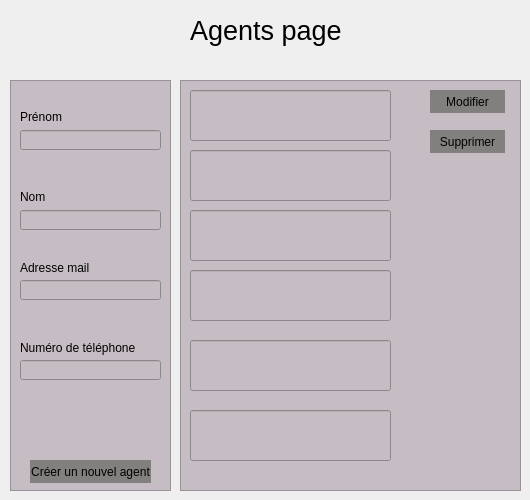
         <widget class="QWidget" name="agents_page">
          <widget class="QLabel" name="label_9">
           <property name="geometry">
            <rect>
             <x>190</x>
             <y>10</y>
             <width>161</width>
             <height>41</height>
            </rect>
           </property>
           <property name="font">
            <font>
             <pointsize>20</pointsize>
            </font>
           </property>
           <property name="text">
            <string>Agents page</string>
           </property>
          </widget>
          <widget class="QFrame" name="formulaireAjoutAgents">
           <property name="geometry">
            <rect>
             <x>10</x>
             <y>80</y>
             <width>161</width>
             <height>411</height>
            </rect>
           </property>
           <property name="styleSheet">
            <string notr="true">background-color: rgb(197, 189, 195);</string>
           </property>
           <property name="frameShape">
            <enum>QFrame::StyledPanel</enum>
           </property>
           <property name="frameShadow">
            <enum>QFrame::Raised</enum>
           </property>
           <widget class="QLineEdit" name="lineEdit_2">
            <property name="geometry">
             <rect>
              <x>10</x>
              <y>50</y>
              <width>141</width>
              <height>20</height>
             </rect>
            </property>
           </widget>
           <widget class="QLabel" name="label_12">
            <property name="geometry">
             <rect>
              <x>10</x>
              <y>30</y>
              <width>47</width>
              <height>13</height>
             </rect>
            </property>
            <property name="font">
             <font>
              <pointsize>9</pointsize>
             </font>
            </property>
            <property name="text">
             <string>Prénom</string>
            </property>
           </widget>
           <widget class="QLabel" name="label_13">
            <property name="geometry">
             <rect>
              <x>10</x>
              <y>110</y>
              <width>47</width>
              <height>13</height>
             </rect>
            </property>
            <property name="font">
             <font>
              <pointsize>9</pointsize>
             </font>
            </property>
            <property name="text">
             <string>Nom</string>
            </property>
           </widget>
           <widget class="QLineEdit" name="lineEdit_3">
            <property name="geometry">
             <rect>
              <x>10</x>
              <y>130</y>
              <width>141</width>
              <height>20</height>
             </rect>
            </property>
           </widget>
           <widget class="QLineEdit" name="lineEdit_4">
            <property name="geometry">
             <rect>
              <x>10</x>
              <y>200</y>
              <width>141</width>
              <height>20</height>
             </rect>
            </property>
           </widget>
           <widget class="QLineEdit" name="lineEdit_5">
            <property name="geometry">
             <rect>
              <x>10</x>
              <y>280</y>
              <width>141</width>
              <height>20</height>
             </rect>
            </property>
           </widget>
           <widget class="QPushButton" name="CreerAgents">
            <property name="geometry">
             <rect>
              <x>20</x>
              <y>380</y>
              <width>121</width>
              <height>23</height>
             </rect>
            </property>
            <property name="styleSheet">
             <string notr="true">background-color: rgb(130, 128, 127);
border-radius:20%;</string>
            </property>
            <property name="text">
             <string>Créer un nouvel agent</string>
            </property>
           </widget>
           <widget class="QLabel" name="label_14">
            <property name="geometry">
             <rect>
              <x>10</x>
              <y>180</y>
              <width>81</width>
              <height>16</height>
             </rect>
            </property>
            <property name="font">
             <font>
              <pointsize>9</pointsize>
             </font>
            </property>
            <property name="text">
             <string>Adresse mail</string>
            </property>
           </widget>
           <widget class="QLabel" name="label_15">
            <property name="geometry">
             <rect>
              <x>10</x>
              <y>260</y>
              <width>131</width>
              <height>16</height>
             </rect>
            </property>
            <property name="font">
             <font>
              <pointsize>9</pointsize>
             </font>
            </property>
            <property name="text">
             <string>Numéro de téléphone</string>
            </property>
           </widget>
          </widget>
          <widget class="QFrame" name="frame_2">
           <property name="geometry">
            <rect>
             <x>180</x>
             <y>80</y>
             <width>341</width>
             <height>411</height>
            </rect>
           </property>
           <property name="styleSheet">
            <string notr="true">background-color: rgb(197, 189, 195);</string>
           </property>
           <property name="frameShape">
            <enum>QFrame::StyledPanel</enum>
           </property>
           <property name="frameShadow">
            <enum>QFrame::Raised</enum>
           </property>
           <widget class="QLineEdit" name="infoAgent3">
            <property name="geometry">
             <rect>
              <x>10</x>
              <y>130</y>
              <width>201</width>
              <height>51</height>
             </rect>
            </property>
           </widget>
           <widget class="QLineEdit" name="infoAgent4">
            <property name="geometry">
             <rect>
              <x>10</x>
              <y>190</y>
              <width>201</width>
              <height>51</height>
             </rect>
            </property>
           </widget>
           <widget class="QLineEdit" name="infoAgent5">
            <property name="geometry">
             <rect>
              <x>10</x>
              <y>260</y>
              <width>201</width>
              <height>51</height>
             </rect>
            </property>
           </widget>
           <widget class="QLineEdit" name="infoAgent6">
            <property name="geometry">
             <rect>
              <x>10</x>
              <y>330</y>
              <width>201</width>
              <height>51</height>
             </rect>
            </property>
           </widget>
           <widget class="QLineEdit" name="infoAgent1">
            <property name="geometry">
             <rect>
              <x>10</x>
              <y>10</y>
              <width>201</width>
              <height>51</height>
             </rect>
            </property>
           </widget>
           <widget class="QLineEdit" name="infoAgent2">
            <property name="geometry">
             <rect>
              <x>10</x>
              <y>70</y>
              <width>201</width>
              <height>51</height>
             </rect>
            </property>
           </widget>
           <widget class="QPushButton" name="modifierAgents">
            <property name="geometry">
             <rect>
              <x>250</x>
              <y>10</y>
              <width>75</width>
              <height>23</height>
             </rect>
            </property>
            <property name="styleSheet">
             <string notr="true">background-color: rgb(130, 128, 127);
border-radius:20%;</string>
            </property>
            <property name="text">
             <string>Modifier</string>
            </property>
           </widget>
           <widget class="QPushButton" name="supprimerAgents">
            <property name="geometry">
             <rect>
              <x>250</x>
              <y>50</y>
              <width>75</width>
              <height>23</height>
             </rect>
            </property>
            <property name="styleSheet">
             <string notr="true">background-color: rgb(130, 128, 127);
border-radius:20%;</string>
            </property>
            <property name="text">
             <string>Supprimer</string>
            </property>
           </widget>
          </widget>
         </widget>
